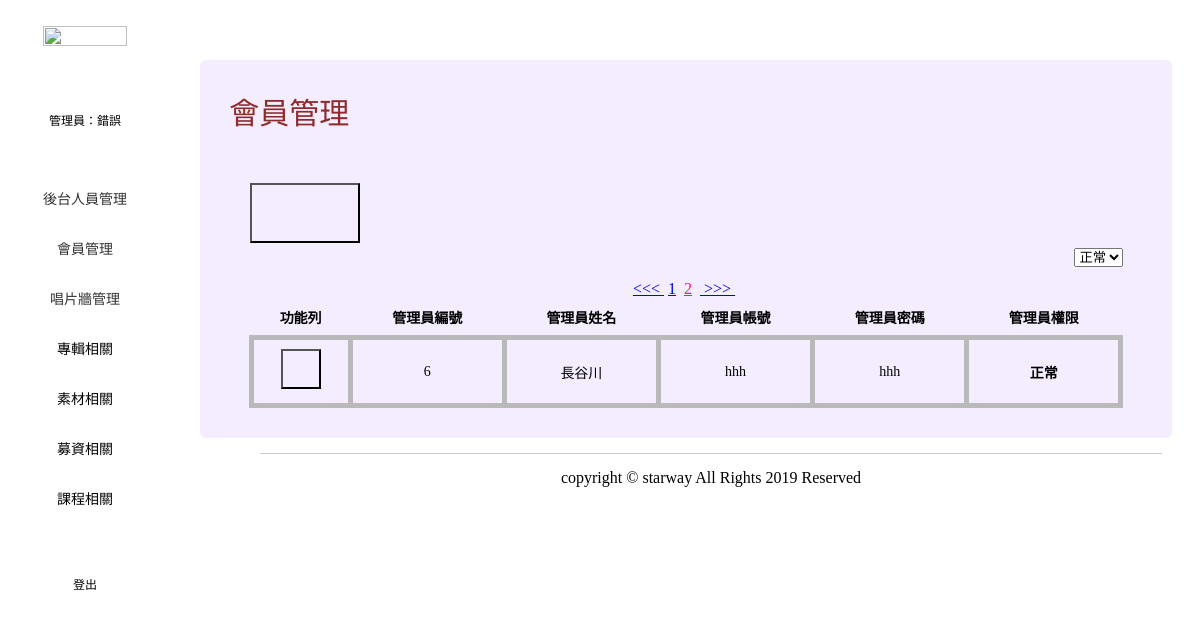
Page /starway_backend/info_server_b.php?pageNo=2&adminPmsChosen=seeAll on the committed database.
### tables this page shows
CREATE TABLE `info_server` (
  `adminNo` int(10) NOT NULL COMMENT '管理員編號',
  `adminId` char(10) NOT NULL COMMENT '管理員帳號',
  `adminPsw` char(10) NOT NULL COMMENT '管理員密碼',
  `adminName` char(10) NOT NULL COMMENT '管理員姓名',
  `adminPms` int(1) NOT NULL DEFAULT '1' COMMENT '管理員權限 - 0:停權 1:正常'
);

### starway_backend/info_server_b.php (the view, shortened to what this page needs)
<?php
$adminPmsChosen = isset($_GET["adminPmsChosen"])?$_GET["adminPmsChosen"]:"";
try {
    require_once("../Star_Way_Database.php");
    if($adminPmsChosen!=""){
    switch ($adminPmsChosen) {
        case 'seeAll':
         $sql_1="select * from info_server
          order by adminNo asc";
            break;
    }
 }else{
     $sql_1="select * from info_server
          where adminPms
          order by adminNo asc";
 }
    $info_serverAll = $pdo->query($sql_1);
    $totalData = $info_serverAll->rowCount();
    $PerPage = 5;
    $TotalPage = ceil($totalData/$PerPage);
    if(isset($_GET["pageNo"])==false)
      $pageNo=1;
    else
      $pageNo=$_GET["pageNo"];
    $start = ($pageNo-1) * $PerPage;
if($adminPmsChosen!=""){
     switch ($adminPmsChosen) {
        case 'seeAll':
         $sql_2="select * from info_server
          order by adminNo asc limit $start,$PerPage";
            break;
    }
 }else{
         $sql_2="select * from info_server
          where adminPms
          order by adminNo asc limit $start,$PerPage";
 }
    $info_server = $pdo->query($sql_2);
}catch (PDOException $e) {
    echo "錯誤原因 : " , $e->getMessage(), "<br>";
    echo "錯誤行號 : " , $e->getLine(), "<br>";
}
?>
<!DOCTYPE html PUBLIC "-//W3C//DTD XHTML 1.0 Transitional//EN" "http://www.w3.org/TR/xhtml1/DTD/xhtml1-transitional.dtd">
<html xmlns="http://www.w3.org/1999/xhtml">
<head>
    <link rel="stylesheet" href="https://use.fontawesome.com/releases/v5.6.3/css/all.css" integrity="
    sha384-UHRtZLI+pbxtHCWp1t77Bi1L4ZtiqrqD80Kn4Z8NTSRyMA2Fd33n5dQ8lWUE00s/">
    <link rel="stylesheet" href="https://stackpath.bootstrapcdn.com/font-awesome/4.7.0/css/font-awesome.min.css">
    <link rel="stylesheet" type="text/css" href="../css/style_J_backend.css">
</head>
<body>
    <div id="menu">
        <div id="logo_container">
            <img id="logo" src="../images/StarWay_Backend/logo_d_2x.png" width="220" height="65" />
     </div>
            <?php include("navigator.php"); ?>
        </div>
        <div id="content_wrap">
            <div id="container">
                <div id="content_topic">
                    <div id="topic">會員管理</div>
                </div>
                 <label>
                    <input type="button" name="" class="main_edit" onclick="allEditMode()">
                </label>
                <div id="add">
                    <div id="addgap">
                        <form action="#">
                            <select id="adminPms_field">
                                <option value="seeON" selected="selected">正常</option>
                            </select>
                        </form>
                    </div>
                </div>
                <div id="content_table">
                    <table border="0" class="data_table">
                            <thead>
                                <th>功能列</th>
                                <th>管理員編號</th>
                                <th>管理員姓名</th>
                                <th>管理員帳號</th>
                                <th>管理員密碼</th>
                                <th>管理員權限</th>
                            </thead>
                            <tbody id="info_server">
        <?php
         while($info_serverRow = $info_server->fetch(PDO::FETCH_ASSOC)){
        ?>
        <tr>
            <td>
            <label>
                <input type="button" name="" class="sub_edit" onclick="
                // var checked=$(this).closest('.formParent').find('td.edit_adminPms').html();
                // console.log(checked);
                editMode(this)">
            </label>
            </td>
                <td><?php echo $info_serverRow['adminNo'] ?></td>
                <td><?php echo $info_serverRow['adminName'] ?></td>
                <td><?php echo $info_serverRow['adminId'] ?></td>
                <td><?php echo $info_serverRow['adminPsw'] ?></td>
            <td class=adminPms ondblclick="
               $(this).parent().find('.sub_edit').click()             // closest('td').parent().find('.edit_adminPms').find('.caseON').is(':checked') ;
            ">
                <strong><?php
                switch ($info_serverRow['adminPms']) {
                    case 1:
                        echo "正常";
                        break;
                }
                ?></strong>
            </td>
        </tr>
        <?php
            }
        ?>
                            </tbody>
                              <tfoot>
        <div style="display:compact;text-align:center">
        <?php
        echo "<a href='?pageNo=1&adminPmsChosen=$adminPmsChosen'> <<< </a>&nbsp";
        for($i=1; $i <= $TotalPage;$i++){
          if($i==$pageNo)
            echo "<a href='?pageNo=$i&adminPmsChosen=$adminPmsChosen' style='color:deepPink'>",$i,"</a>&nbsp&nbsp";
          else
            echo "<a href='?pageNo=$i&adminPmsChosen=$adminPmsChosen'>",$i,"</a>&nbsp&nbsp";
        }
        echo "<a href='?pageNo=$TotalPage&adminPmsChosen=$adminPmsChosen'> >>> </a>&nbsp";
        ?>
        </div>
                           </tfoot>
                    </table>
                </div>
            </div>
            <div id="content_footer">
                copyright &copy starway All Rights 2019 Reserved
            </div>
        </div>
</body>
</html>

### css/style_J_backend.css (style rules this page uses)
* { font-family: "微軟正黑體"; }
html { -webkit-background-size: cover; -moz-background-size: cover; -o-background-size: cover; background-size: cover; background-attachment: fixed; background-image: url(../images/StarWay_Backend/mic-bg.png); background-repeat: no-repeat; background-position: center center; }
body { margin-top: 0px; margin-left: 0px; }
.sub_edit { width: 40px; height: 40px; background-size: cover; background-image: url(../images/StarWay_Backend/sub_edit.png); background-color: transparent; margin-bottom: 5px; }
.main_edit { width: 60px; height: 60px; margin-left: 50px; background-size: cover; background-image: url(../images/StarWay_Backend/main_edit.png); background-color: transparent; margin-bottom: 5px; }
#content_wrap { margin-top: 0px; margin-right: auto; margin-left: auto; padding-top: 5%; }
#container { height: auto; width: auto; margin-top: 0px; margin-right: 20px; margin-left: 200px; background-color: rgba(242, 232, 255, 0.8); padding-bottom: 30px; padding-top: 10px; border-radius: 6px; }
#content_topic { padding-left: 3%; font-size: 30px; color: #8f2b2b; padding-top: 2%; border-radius: 6px 6px 0px 0px; }
#add { text-align: right; padding-right: 5%; }
#addgap { height: 32px; }
.data_table { width: 90%; margin-right: auto; margin-left: auto; border-collapse: collapse; font-size: 12px; }
.data_table td { padding-top: 1%; padding-right: 0.1%; padding-bottom: 1%; padding-left: 0.1%; font-size: 14px; text-align: center; border: 5px solid #b9b9b9; }
.data_table th { word-break: break-all; word-wrap: break-all; border-bottom-width: 1px; border-bottom-style: solid; border-bottom-color: #ccc; text-align: center; padding-top: 1%; padding-right: 0.1%; padding-bottom: 1%; padding-left: 0.1%; font-size: 14px; }
#content_footer { text-align: center; padding-top: 15px; margin-top: 15px; border-top-width: 1px; border-top-style: solid; border-top-color: #ccc; margin-right: 30px; margin-left: 260px; }
#menu { position: fixed; width: 170px; height: 100%; background-size: cover; background-color: rgba(255, 255, 255, 0.4); margin-top: 0px; }
#logo_container { text-align: center; width: 100%; height: auto; margin-top: 15%; }
#logo { margin-left: auto; margin-right: auto; width: 70%; height: auto; }
.main_edit { width: 110px; height: 60px; margin-left: 50px; margin-top: 50px; background-size: cover; background-image: url(../images/StarWay_Backend/main_edit.png); background-color: transparent; margin-bottom: 5px; }

### starway_backend/info_server_b.php (style rules this page uses)
.data_table td { padding-top: 1%; padding-bottom: 1%; font-size: 14px; }

### rows in the picture
info_server: adminNo "6", adminName "長谷川", adminId "hhh", adminPsw "hhh", adminPms "正常"
